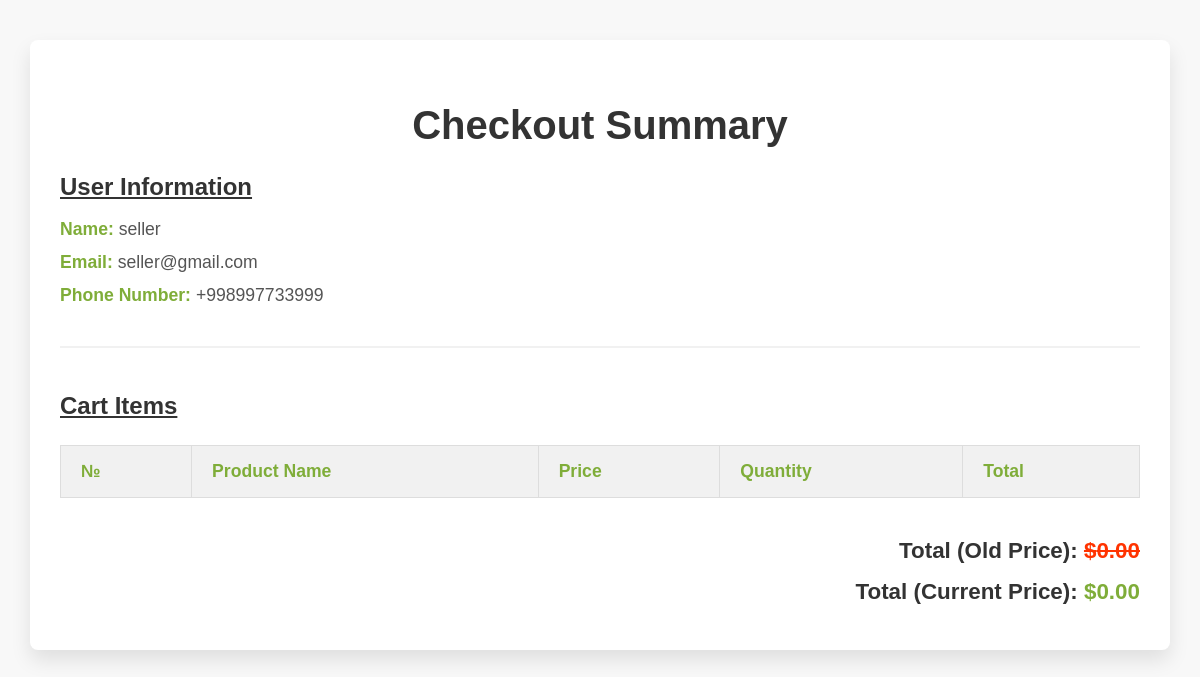
Screenshot of /checkout.php (signed in) with the database file from the repository.
### tables this page shows
CREATE TABLE `accounts` (
  `id` int NOT NULL AUTO_INCREMENT,
  `name` varchar(30) NOT NULL,
  `number` varchar(20) NOT NULL,
  `email` varchar(255) NOT NULL,
  `username` varchar(255) NOT NULL,
  `password` varchar(255) NOT NULL,
  `role` varchar(20) NOT NULL DEFAULT 'user',
  `status` enum('active','blocked') NOT NULL DEFAULT 'active',
  `registration_date` timestamp NOT NULL DEFAULT CURRENT_TIMESTAMP,
  PRIMARY KEY (`id`)
);

### config.php (called while the page is built, shortened)
<?php
class Database
{
    private $conn;
    public function __construct()
    {
        $servername = "127.0.0.1:3308";
        $username = "root";
        $password = "";
        $dbname = "marketplace";
        $this->conn = new mysqli($servername, $username, $password, $dbname);
    }
    public function executeQuery($sql)
    {
        $result = $this->conn->query($sql);
        return $result;
    }
}

### check.php (called while the page is built, shortened)
<?php
include '../config.php';
$query = new Database();
?>

### checkout.php (the view, shortened to what this page needs)
<?php
include 'check.php';
$user_id = $_SESSION['id'];
$user = $query->executeQuery("SELECT * FROM accounts WHERE id = $user_id")->fetch_assoc();
$price_old_Sum = 0;
$price_current_Sum = 0;
?>
<!DOCTYPE html>
<html lang="en">
<head>
</head>
<body>
    <div class="container">
        <h2>Checkout Summary</h2>
        <div class="user-information">
            <h3>User Information</h3>
            <ul>
                <li><strong>Name:</strong> <?= htmlspecialchars($user['name']); ?></li>
                <li><strong>Email:</strong> <?= htmlspecialchars($user['email']); ?></li>
                <li><strong>Phone Number:</strong> <?= htmlspecialchars($user['number']); ?></li>
            </ul>
        </div>
        <div class="cart-summary">
            <h3>Cart Items</h3>
            <table>
                <thead>
                    <tr>
                        <th>№</th>
                        <th>Product Name</th>
                        <th>Price</th>
                        <th>Quantity</th>
                        <th>Total</th>
                    </tr>
                </thead>
            </table>
        </div>
        <div class="total">
            <p>Total (Old Price): <span><del>$<?= number_format($price_old_Sum, 2); ?></del></span></p>
            <p>Total (Current Price): <span style="color: #7fad39">$<?= number_format($price_current_Sum, 2); ?></span>
            </p>
        </div>
    </div>
</body>
</html>

### checkout.php (style rules this page uses)
body { font-family: 'Arial', sans-serif; background-color: #f8f8f8; margin: 0; padding: 0; box-sizing: border-box; }
.container { width: 90%; overflow-x: auto; margin: 40px auto; background-color: #fff; padding: 30px; border-radius: 8px; box-shadow: 0 10px 20px rgba(0, 0, 0, 0.1); }
h2 { text-align: center; color: #333; margin-bottom: 25px; font-size: 2.5em; font-weight: bold; }
h3 { color: #333; font-size: 1.5em; margin-bottom: 15px; text-decoration: underline; }
.user-information, .cart-summary { margin-bottom: 40px; }
.user-information ul { list-style-type: none; padding: 0; font-size: 1.1em; color: #555; }
.user-information li { margin-bottom: 12px; }
.user-information li strong { color: #7fad39; }
table { width: 100%; border-collapse: collapse; margin-top: 25px; }
th, td { padding: 15px 20px; text-align: left; border: 1px solid #ddd; font-size: 1.1em; }
th { background-color: #f1f1f1; color: #7fad39; font-weight: bold; }
.total { font-size: 1.4em; font-weight: bold; color: #333; margin-top: 25px; text-align: right; }
.total p { margin: 15px 0; }
.total span { color: rgb(255, 51, 0); }
.cart-summary { border-top: 2px solid #f1f1f1; padding-top: 20px; }
del { font-weight: bold; }

### rows the page displays
accounts: name "seller", email "seller@gmail.com", number "+998997733999"

### other values shown
$price_old_Sum "0.00"
$price_current_Sum "0.00"
